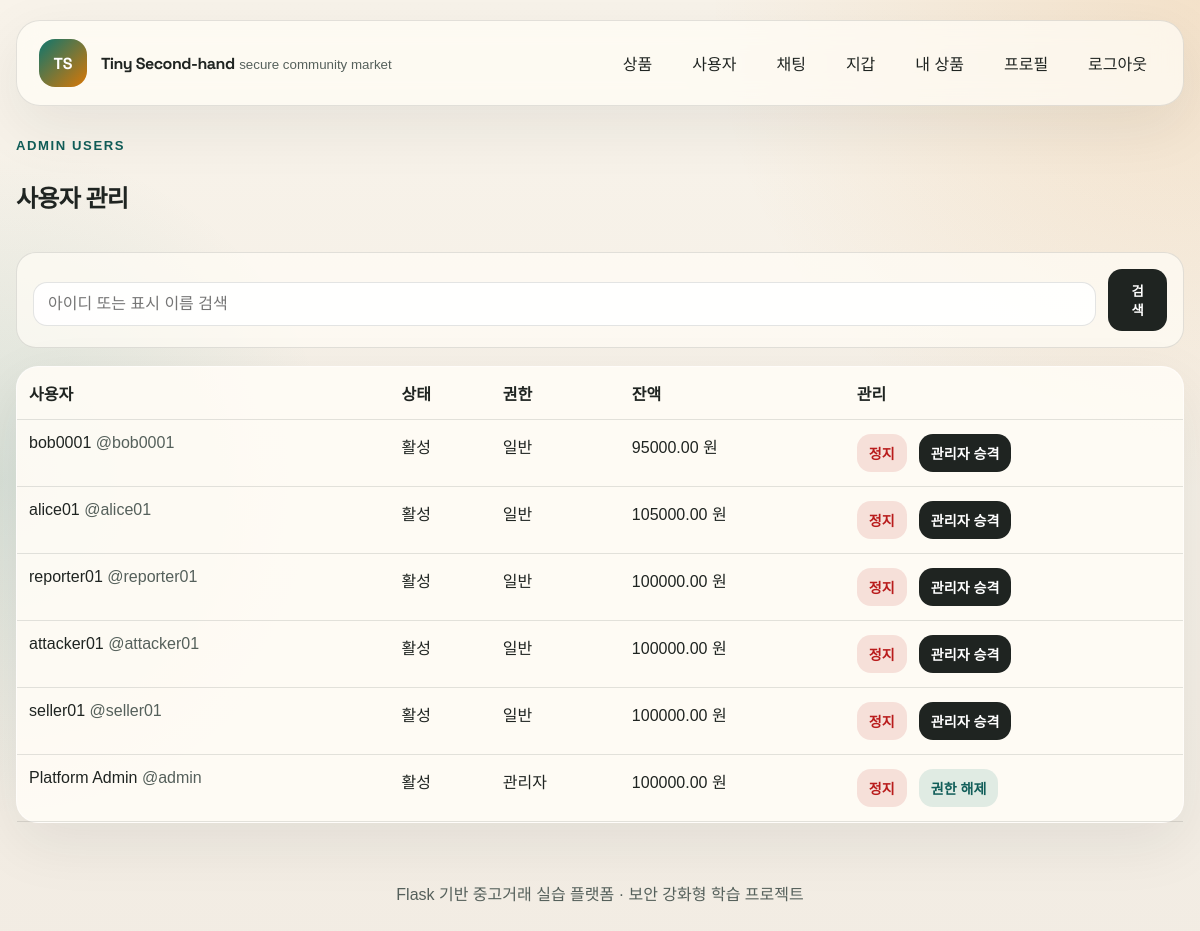
Page /admin/users (signed in) on the committed database.
### app/models.py (models this page shows, shortened)
class User(db.Model, UserMixin):
    id = db.Column(db.Integer, primary_key=True)
    username = db.Column(db.String(30), unique=True, nullable=False, index=True)
    display_name = db.Column(db.String(60), nullable=False)
    password_hash = db.Column(db.String(255), nullable=False)
    bio = db.Column(db.String(300), nullable=False, default="")
    is_admin = db.Column(db.Boolean, nullable=False, default=False)
    is_suspended = db.Column(db.Boolean, nullable=False, default=False)
    is_deleted = db.Column(db.Boolean, nullable=False, default=False)
    balance = db.Column(db.Numeric(12, 2), nullable=False, default=Decimal("100000.00"))
    created_at = db.Column(db.DateTime, nullable=False, default=utcnow)
    deleted_at = db.Column(db.DateTime, nullable=True)
    updated_at = db.Column(db.DateTime, nullable=False, default=utcnow, onupdate=utcnow)
    products = db.relationship("Product", back_populates="seller", lazy="dynamic")
    reports_sent = db.relationship(
        "Report",
        foreign_keys="Report.reporter_id",
        back_populates="reporter",
        lazy="dynamic",
    )
    reports_received = db.relationship(
        "Report",
        foreign_keys="Report.target_user_id",
        back_populates="target_user",
        lazy="dynamic",
    )
    reports_reviewed = db.relationship(
        "Report",
        foreign_keys="Report.reviewed_by_id",
        back_populates="reviewed_by",
        lazy="dynamic",
    )
    messages_sent = db.relationship(
        "Message",
        foreign_keys="Message.sender_id",
        back_populates="sender",
        lazy="dynamic",
    )
    messages_received = db.relationship(
        "Message",
        foreign_keys="Message.recipient_id",
        back_populates="recipient",
        lazy="dynamic",
    )
    transfers_sent = db.relationship(
        "Transfer",
        foreign_keys="Transfer.sender_id",
        back_populates="sender",
        lazy="dynamic",
    )
    transfers_received = db.relationship(
        "Transfer",
        foreign_keys="Transfer.recipient_id",
        back_populates="recipient",
        lazy="dynamic",
    )
    admin_actions = db.relationship(
        "AdminActionLog",
        foreign_keys="AdminActionLog.admin_id",
        back_populates="admin",
        lazy="dynamic",
    )

### app/routes/admin.py (the view, shortened to what this page needs)
@admin_bp.route("/users")
@admin_required
def users():
    keyword = sanitize_text(request.args.get("q", ""), 50)
    query = User.query
    users = query.order_by(User.created_at.desc()).all()
    return render_template("admin/users.html", users=users, keyword=keyword)

### app/utils.py (called while the page is built)
def sanitize_text(value, max_length=None):
    cleaned = value or ""
    cleaned = cleaned.replace("\r\n", "\n").replace("\r", "\n")
    lines = [" ".join(line.split()) for line in cleaned.split("\n")]
    cleaned = "\n".join(lines).strip()
    if max_length is not None:
        cleaned = cleaned[:max_length].strip()
    return cleaned

def admin_required(view):
    @wraps(view)
    @login_required
    def wrapped_view(*args, **kwargs):
        return view(*args, **kwargs)
    return wrapped_view

### app/templates/admin/users.html (shortened to what this page needs)
{% extends 'base.html' %}
{% block content %}
<section class="section-head compact">
    <div>
        <span class="eyebrow">Admin Users</span>
        <h2>사용자 관리</h2>
    </div>
</section>
<form method="get" class="toolbar">
    <input class="input grow" type="text" name="q" value="{{ keyword }}" placeholder="아이디 또는 표시 이름 검색">
    <button class="btn btn-primary" type="submit">검색</button>
</form>
<section class="table-card">
    <table class="table">
        <thead>
            <tr>
                <th>사용자</th>
                <th>상태</th>
                <th>권한</th>
                <th>잔액</th>
                <th>관리</th>
            </tr>
        </thead>
        <tbody>
            {% for user in users %}
                <tr>
                    <td>{{ user.display_name }} <span class="muted">@{{ user.username }}</span></td>
                    <td>{% if user.is_deleted %}탈퇴{% elif user.is_suspended %}정지{% else %}활성{% endif %}</td>
                    <td>{% if user.is_admin %}관리자{% else %}일반{% endif %}</td>
                    <td>{{ user.balance }} 원</td>
                    <td class="action-row">
                        {% if user.is_deleted %}
                            <span class="badge badge-warning">탈퇴 완료</span>
                        {% elif user.is_suspended %}
                            <form method="post" action="{{ url_for('admin.user_action', user_id=user.id, action='reactivate') }}" class="inline-form"><input type="hidden" name="csrf_token" value="{{ csrf_token() }}"><button class="btn btn-secondary btn-small" type="submit">복구</button></form>
                        {% else %}
                            <form method="post" action="{{ url_for('admin.user_action', user_id=user.id, action='suspend') }}" class="inline-form"><input type="hidden" name="csrf_token" value="{{ csrf_token() }}"><button class="btn btn-danger btn-small" type="submit">정지</button></form>
                        {% endif %}
                        {% if user.is_deleted %}
                        {% elif user.is_admin %}
                            <form method="post" action="{{ url_for('admin.user_action', user_id=user.id, action='demote') }}" class="inline-form"><input type="hidden" name="csrf_token" value="{{ csrf_token() }}"><button class="btn btn-secondary btn-small" type="submit">권한 해제</button></form>
                        {% else %}
                            <form method="post" action="{{ url_for('admin.user_action', user_id=user.id, action='promote') }}" class="inline-form"><input type="hidden" name="csrf_token" value="{{ csrf_token() }}"><button class="btn btn-primary btn-small" type="submit">관리자 승격</button></form>
                        {% endif %}
                    </td>
                </tr>
            {% else %}
                <tr><td colspan="5">사용자가 없습니다.</td></tr>
            {% endfor %}
        </tbody>
    </table>
</section>
{% endblock %}

### app/static/css/style.css (style rules this page uses)
:root { --bg: #f4efe7; --bg-soft: #fbf8f2; --ink: #1f2421; --ink-soft: #55605b; --line: rgba(31, 36, 33, 0.12); --primary: #0f766e; --primary-strong: #115e59; --secondary: #d97706; --danger: #b91c1c; --warning: #b45309; --card: rgba(255, 252, 246, 0.9); --shadow: 0 20px 60px rgba(31, 36, 33, 0.08); --radius: 22px; }
* { box-sizing: border-box; }
body { margin: 0; font-family: "Noto Sans KR", sans-serif; color: var(--ink); background: radial-gradient(circle at top right, rgba(217, 119, 6, 0.14), transparent 32%), radial-gradient(circle at left center, rgba(15, 118, 110, 0.12), transparent 26%), linear-gradient(180deg, #f8f3ea 0%, #f2ece3 100%); min-height: 100vh; }
.brand strong, h1, h2, h3 { font-family: "Space Grotesk", "Noto Sans KR", sans-serif; letter-spacing: -0.03em; }
.brand small, .muted, .helper-text { color: var(--ink-soft); }
.hero-panel, .detail-hero, .panel-card, .form-card, .table-card, .detail-panel, .media-panel, .detail-sidecard, .error-card { background: var(--card); border: 1px solid rgba(255, 255, 255, 0.6); border-radius: var(--radius); box-shadow: var(--shadow); }
.hero-actions, .toolbar, .action-row, .badge-row { display: flex; align-items: center; gap: 12px; }
.section-head { display: flex; justify-content: space-between; align-items: end; gap: 16px; margin: 18px 0; }
.section-head.compact { margin-top: 0; }
.eyebrow { display: inline-block; margin-bottom: 6px; color: var(--primary-strong); font-size: 0.82rem; font-weight: 700; text-transform: uppercase; letter-spacing: 0.12em; }
.btn { display: inline-flex; align-items: center; justify-content: center; gap: 8px; border: 0; border-radius: 14px; padding: 12px 18px; cursor: pointer; font-weight: 700; font-family: inherit; transition: transform 0.2s ease, opacity 0.2s ease; }
.btn-primary { background: var(--ink); color: #fff; }
.btn-secondary { background: rgba(15, 118, 110, 0.12); color: var(--primary-strong); }
.btn-danger { background: rgba(185, 28, 28, 0.12); color: var(--danger); }
.btn-small { padding: 9px 12px; font-size: 0.88rem; }
.full-width, .grow { width: 100%; }
.input, .textarea, select.input { width: 100%; border: 1px solid var(--line); border-radius: 14px; background: rgba(255, 255, 255, 0.88); color: var(--ink); padding: 12px 14px; margin-top: 8px; font: inherit; }
.toolbar { margin: 0 0 18px; padding: 16px; background: rgba(255, 252, 246, 0.72); border-radius: 20px; border: 1px solid var(--line); }
.table { width: 100%; border-collapse: collapse; }
.table th, .table td { text-align: left; padding: 14px 12px; border-bottom: 1px solid var(--line); vertical-align: top; }
.inline-form { display: inline-flex; }

### rows in the picture
User: display_name "bob0001", username "bob0001", is_deleted "활성", is_admin "일반", balance "95000.00"
User: display_name "alice01", username "alice01", is_deleted "활성", is_admin "일반", balance "105000.00"
User: display_name "reporter01", username "reporter01", is_deleted "활성", is_admin "일반", balance "100000.00"
User: display_name "attacker01", username "attacker01", is_deleted "활성", is_admin "일반", balance "100000.00"
User: display_name "seller01", username "seller01", is_deleted "활성", is_admin "일반", balance "100000.00"
User: display_name "Platform Admin", username "admin", is_deleted "활성", is_admin "관리자", balance "100000.00"
